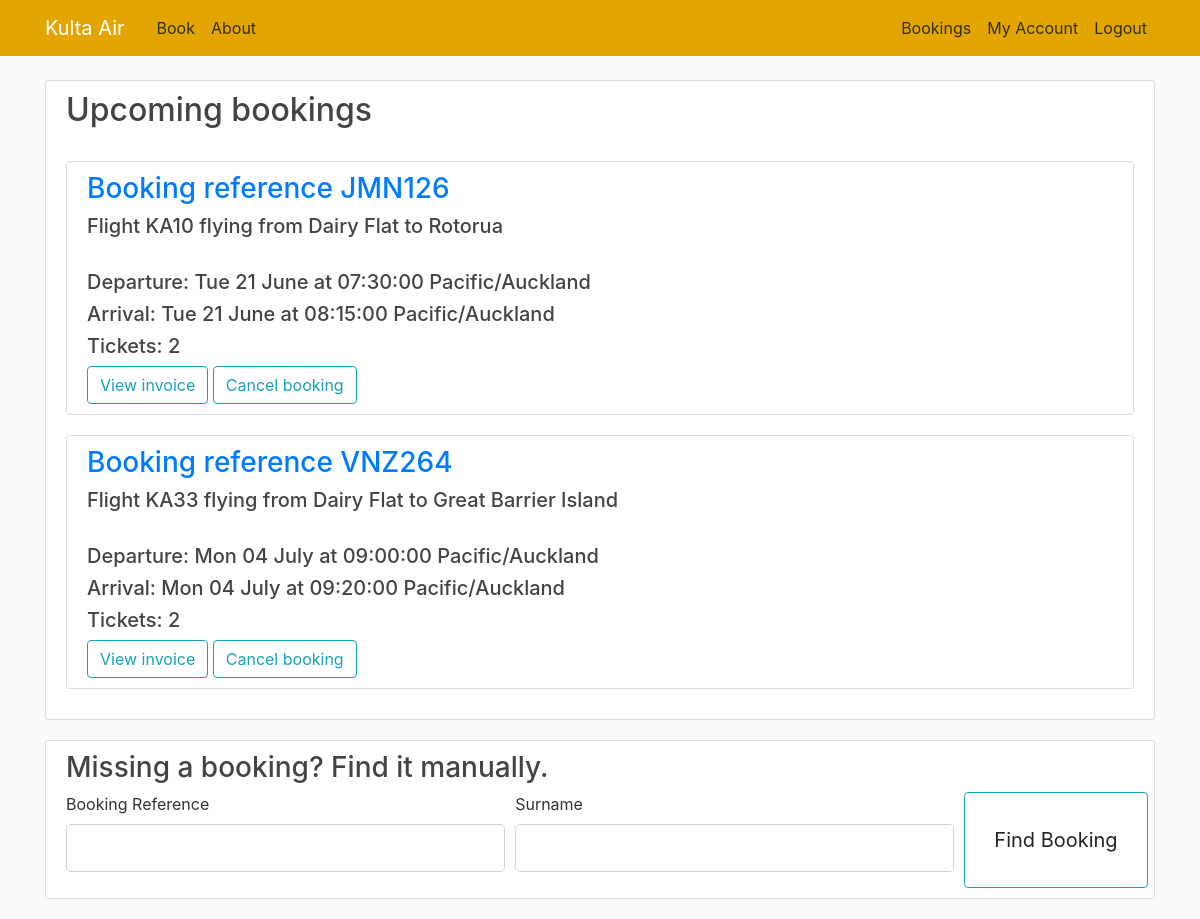
The page /bookings (signed in) on the database its author committed.
### flightbookingapp/models.py (models this page shows, shortened)
class Booking(db.Model):
    booking_ref = db.Column(db.VARCHAR(6), primary_key=True, nullable=False, unique=True)
    customer = db.Column(db.Integer, db.ForeignKey('customer.id'), nullable=False)
    flight = db.Column(db.Integer, db.ForeignKey('departure.id'), nullable=False)
    tickets = db.Column(db.Integer, default=1)

class Departure(db.Model):
    id = db.Column(db.Integer, primary_key=True, nullable=False, unique=True)
    flight_number = db.Column(db.VARCHAR(10), db.ForeignKey('route.flight_code'), nullable=False)
    depart_date = db.Column(db.Date, nullable=False)
    stopover_date = db.Column(db.Date)
    arrival_date = db.Column(db.Date, nullable=False)
    price = db.Column(db.Float, nullable=False, default=0.00)
    booked_seats = db.Column(db.Integer, nullable=False, default=0)

class Airport(db.Model):
    int_code = db.Column(db.CHAR(4), primary_key=True, unique=True)
    name = db.Column(db.VARCHAR(50), nullable=False)
    timezone = db.Column(db.String(50))

class Route(db.Model):
    flight_code = db.Column(db.VARCHAR(10), primary_key=True, nullable=False, unique=True)
    depart_time = db.Column(db.Time, nullable=False)
    arrive_time = db.Column(db.Time, nullable=False)
    stopover_time = db.Column(db.Time)
    depart_airport = db.Column(db.CHAR(4), db.ForeignKey('airport.int_code'), nullable=False)
    arrive_airport = db.Column(db.CHAR(4), db.ForeignKey('airport.int_code'), nullable=False)
    stopover_airport = db.Column(db.CHAR(4), db.ForeignKey('airport.int_code'))
    plane = db.Column(db.Integer, db.ForeignKey('aircraft.id'), nullable=False)

### flightbookingapp/routes.py (the view, shortened to what this page needs)
@app.route('/bookings', methods=['GET', 'POST'])
def bookings():
    if request.method == "POST":
        if request.form.get('cancel') == 'Cancel booking':
            cancel_booking(request.form.get('booking'))
            return redirect(url_for('bookings'))
        if request.form.get('view') == 'View invoice':
            return redirect(url_for('invoice', booking_ref=request.form.get('booking'), surname=current_user.last_name))
    form = FindBookingForm()
    flight_info = {}
    if current_user.is_authenticated:
        flight_info = collect_user_bookings()
    return render_template('bookings.html', title='Bookings', loggedin=current_user.is_authenticated,
                           user_bookings=flight_info, form=form)

### flightbookingapp/forms.py
class FindBookingForm(FlaskForm):
    booking_ref = StringField('Booking Reference', validators=[DataRequired(), Length(min=1, max=6)])
    surname = StringField('Surname', validators=[DataRequired()])
    submit = SubmitField('Find Booking')

### flightbookingapp/models.py (called while the page is built)
@login_manager.user_loader
def load_customer(user_id):
    return Customer.query.get(int(user_id))

### flightbookingapp/routes.py (called while the page is built)
def collect_user_bookings():
    flight_info = {}
    for booking in current_user.bookings:
        departure = Departure.query.filter_by(id=booking.flight).first()
        route = Route.query.filter_by(flight_code=departure.flight_number).first()
        dep_airport = Airport.query.filter_by(int_code=route.depart_airport).first()
        arr_airport = Airport.query.filter_by(int_code=route.arrive_airport).first()
        flight_info[booking.booking_ref] = [booking, departure, route, dep_airport, arr_airport]
    return flight_info

### flightbookingapp/templates/bookings.html (shortened to what this page needs)
{% extends "layout.html" %}
{% block content %}
    {% if loggedin %}
        {% with bookings=user_bookings %}
            {% include 'upcoming_bookings.html' %}
        {% endwith %}
        <div class="content-section">
        <h3 class="bookings-heading"> Missing a booking? Find it manually.</h3>
    {% else %}
        <div class="content-section">
        <h2 class="bookings-heading"> Search for a booking </h2>
    {% endif %}
<form method="POST" action="">
    <fieldset class="form-row">
        <div class="form-group col-md-5">
            {{ form.booking_ref.label(class="form-control-label") }}
            {% if form.booking_ref.errors %}
                {{ form.booking_ref(class="form-control form-control-lg is-invalid") }}
                <div class="invalid-feedback">
                    {% for error in form.fly_from.errors %}
                        <span>{{ error }}</span>
                    {% endfor %}
                </div>
            {% else %}
                {{ form.booking_ref(class="form-control form-control-lg") }}
            {% endif %}
        </div>
        <div class="form-group col-md-5">
            {{ form.surname.label(class="form-control-label") }}
            {% if form.surname.errors %}
                {{ form.surname(class="form-control form-control-lg is-invalid") }}
                <div class="invalid-feedback">
                    {% for error in form.surname.errors %}
                        <span>{{ error }}</span>
                    {% endfor %}
                </div>
            {% else %}
                {{ form.surname(class="form-control form-control-lg") }}
            {% endif %}
        </div>
        <div class="d-grid btn-group col-2 mx-auto">
            <button class="btn btn-outline-info"
                    type="submit">{{ form.submit(class="btn btn-lg") }}</button>
        </div>
    </fieldset>
</form>
</div>
{% endblock content %}

### flightbookingapp/templates/upcoming_bookings.html (shortened to what this page needs)
<div class="content-section">
    <div class="media">
        <div class="media-body">
            <h2 class="bookings-heading">Upcoming bookings</h2>
            {% if bookings == {} %}
                <p class="text-secondary"><a class="ml-2" href="{{ url_for('home') }}">You have no upcoming bookings.
                    Click here to make one!</a></p>
            {% else %}
                <br>
                {% for booking, details in bookings.items() %}
                    <div class="content-section">
                        <form method="post" action="">
                            <h3 class="text-primary">Booking reference {{ booking.upper() }}</h3>
                            <h5>Flight {{ details[1].flight_number }} flying from {{ details[3].name }}
                                to {{ details[4].name }}</h5>
                            <br>
                            <h5>Departure: {{ (details[1].depart_date).strftime("%a %d %B") }} at
                                {{ details[2].depart_time }} {{ details[3].timezone }}</h5>
                            <h5>Arrival: {{ (details[1].arrival_date).strftime("%a %d %B") }} at
                                {{ details[2].arrive_time }} {{ details[4].timezone }}</h5>
                            <h5>Tickets: {{ details[0].tickets }}</h5>
                            <input type="submit" value="View invoice" name="view" class="btn btn-outline-info">
                            <input type="submit" value="Cancel booking" name="cancel" class="btn btn-outline-info">
                        </form>
                    </div>
                {% endfor %}
            {% endif %}
        </div>
    </div>
</div>

### flightbookingapp/static/main.css (style rules this page uses)
body { background: #fafafa; color: #333333; margin-top: 5rem; }
h1, h2, h3, h4, h5, h6 { color: #444444; }
.content-section { background: #ffffff; padding: 10px 20px; border: 1px solid #dddddd; border-radius: 3px; margin-bottom: 20px; }

### rows shown on the page
Booking: upper "JMN126", flight_number "KA10", name "Dairy Flat", name "Rotorua", depart_time "07:30:00", timezone "Pacific/Auckland", arrive_time "08:15:00", tickets "2"
Departure: depart_date "Tue 21 June", arrival_date "Tue 21 June"
Booking: upper "VNZ264", flight_number "KA33", name "Dairy Flat", name "Great Barrier Island", depart_time "09:00:00", timezone "Pacific/Auckland", arrive_time "09:20:00", tickets "2"
Departure: depart_date "Mon 04 July", arrival_date "Mon 04 July"
